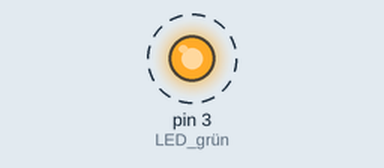
Recording of a sketch running on a simulated Arduino Uno, built with avr-gcc and run on an emulated ATmega328P. On the bench: output pins drawn as LEDs (lit = HIGH). Dashed ring = blinking. What the sketch prints to the serial monitor is not drawn.

Above: at 0.5 s.
Timing chart, 0 to 4.6 s (numbered marks = the images above):
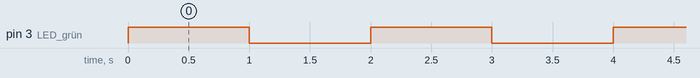

The sketch:

LED_Blinken.ino
```cpp
/*
 * LED blinken mit Ausgabe an der Seriellen Schnittstelle
 *
 * Funktion: LED blinkt im Sekundentakt
 * Programmierer: Pascal Meyer
 * letzte Änderung: 11.09.2020
 * Version: 0.01
 *
 * Hardware: grüne LED an Pin 3 / Widerstand 220 Ohm
 *
 */

#define grueneLED 3 //grüne LED

void setup()
{
  pinMode (3, OUTPUT);    //LED grün
  Serial.begin (9600);    //zur Kontrolle
}

void loop()
{
  /*********LED im sekundentakt ein- und ausschalten**********/
  digitalWrite (3, HIGH);     //LED an
  Serial.println ("LED an");
  delay (1000);               //1 Sekunde warten
  digitalWrite (3, LOW);      //LED aus
  Serial.println ("LED aus");
  delay (1000);               //1 Sekunde warten

}
```

Measured:
- by itself, pin 3 (LED_grün): alternates HIGH for 1.0 s and LOW for 1.0 s
